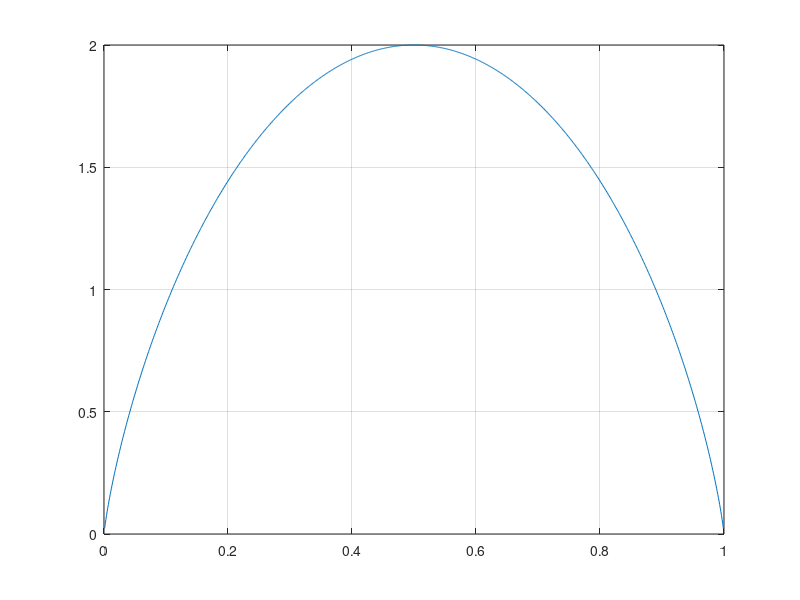
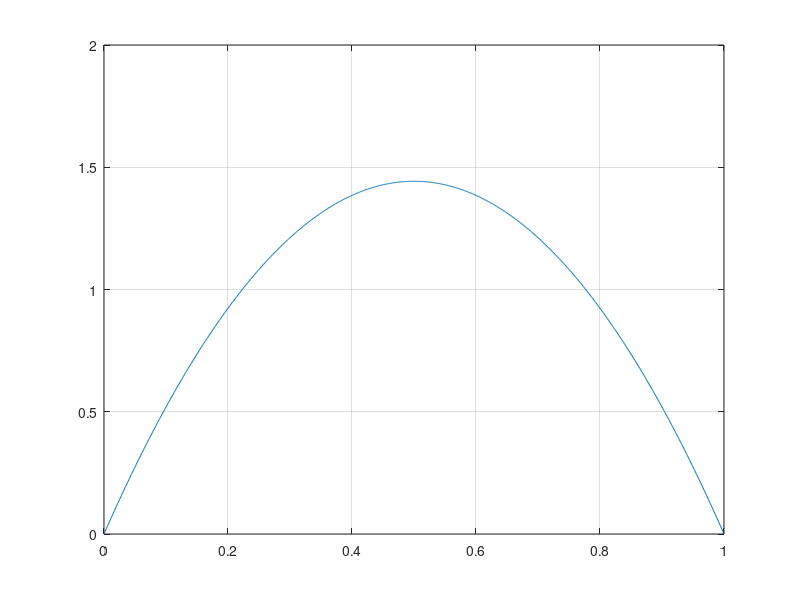
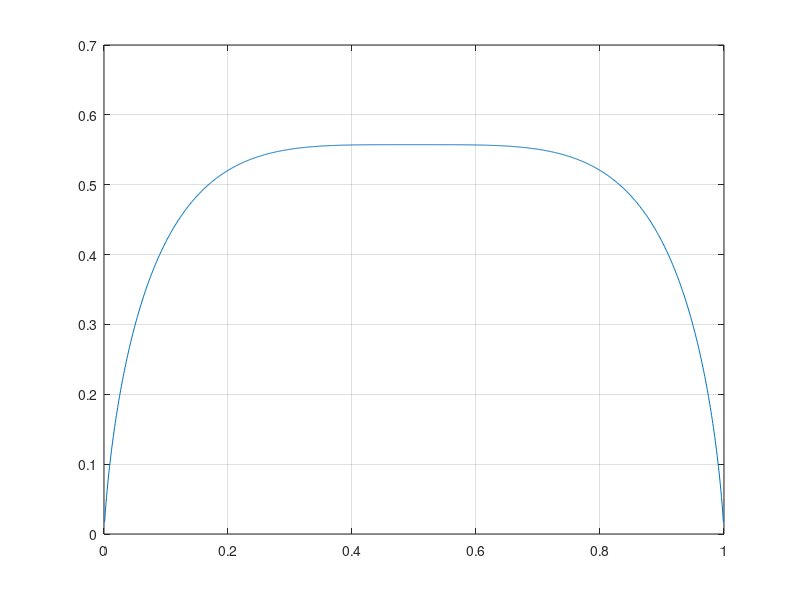

Here is the MATLAB script that generated these plots, in order:
clear all;
close all;

k = 2;

x = 0:0.001:1;

y = -k * ((x.*log2(x))+((1-x).*(log2(1-x))));

figure();
plot(x,y);
grid on;

yy = (k/(log(4))) - (((4*k)/log(4))* (((x-(1/2))).^2));

figure();
plot(x,yy);
grid on;

figure();
plot(x,y-yy);
grid on;